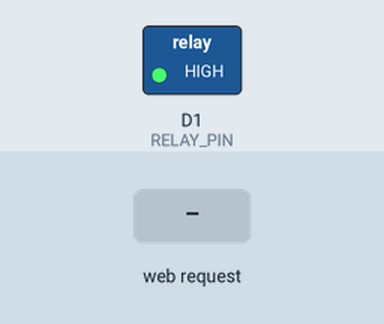
This sketch was run on a simulated ESP8266 (NodeMCU). Shown: switched loads named in the sketch (green lamp = pin HIGH). Inputs (shaded band) come from the test bench.

Above: at 1.2 s.
1.3 s: HTTP request GET /on received
At 2.2 s:
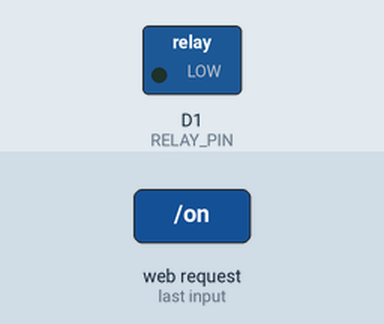
2.8 s: HTTP request GET /off received
At 3.3 s:
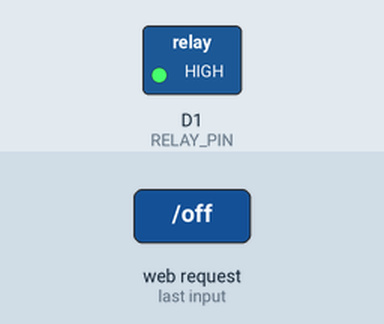
Timing chart, 0 to 5.8 s (numbered marks = the images above; inputs shaded):
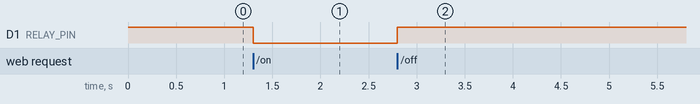

Measured:
- after the input at 1.3 s, D1 (RELAY_PIN): HIGH → LOW at once
- after the input at 2.8 s, D1 (RELAY_PIN): LOW → HIGH at once

The sketch:

Project_IoT_SmartLamp_DavidFirdaus.ino
```cpp
#include <ESP8266WiFi.h>
#include <ESP8266WebServer.h>

#define RELAY_PIN D1

const char* ssid = "DF SmartLamp";
const char* password = "12345678";

ESP8266WebServer server(80);
bool lampState = false;

void handleRoot() {
  String html = R"rawliteral(
<!DOCTYPE html>
<html lang="id">
<head>
<meta charset="UTF-8">
<meta name="viewport" content="width=device-width, initial-scale=1.0">
<title>Smart Lamp Control</title>
<style>
  :root {
    --bg-color: #eef2f5;
    --card-bg: #ffffff;
    --text-main: #333333;
    --text-sub: #888888;
    --primary-on: #ff9f43;
    --primary-off: #a4b0be;
    --shadow-light: #ffffff;
    --shadow-dark: #d1d9e6;
  }

  * { box-sizing: border-box; margin: 0; padding: 0; user-select: none; }

  body {
    font-family: 'Segoe UI', Roboto, Helvetica, Arial, sans-serif;
    background: var(--bg-color);
    height: 100vh;
    display: flex;
    align-items: center;
    justify-content: center;
    color: var(--text-main);
  }

  .container {
    width: 100%;
    max-width: 320px;
    padding: 20px;
  }

  .card {
    background: var(--card-bg);
    border-radius: 30px;
    padding: 40px 30px;
    box-shadow:
      10px 10px 20px var(--shadow-dark),
      -10px -10px 20px var(--shadow-light);
    text-align: center;
    transition: all 0.3s ease;
  }

  .header {
    margin-bottom: 30px;
  }

  h1 {
    font-size: 1.5rem;
    font-weight: 700;
    margin-bottom: 5px;
    letter-spacing: 1px;
  }

  p.subtitle {
    font-size: 0.9rem;
    color: var(--text-sub);
  }

  .lamp-icon-wrapper {
    position: relative;
    width: 120px;
    height: 120px;
    margin: 0 auto 40px;
    border-radius: 50%;
    background: var(--bg-color);
    box-shadow:
      5px 5px 10px var(--shadow-dark),
      -5px -5px 10px var(--shadow-light);
    display: flex;
    align-items: center;
    justify-content: center;
    transition: all 0.5s ease;
  }

  .card[data-state="on"] .lamp-icon-wrapper {
    box-shadow:
      inset 5px 5px 10px rgba(0,0,0,0.1),
      inset -5px -5px 10px rgba(255,255,255,0.5),
      0 0 30px rgba(255, 159, 67, 0.6);
    background: linear-gradient(145deg, #fff5e6, #ffe0b2);
  }

  .lamp-svg {
    width: 60px;
    height: 60px;
    fill: var(--primary-off);
    transition: fill 0.4s ease, filter 0.4s ease;
  }

  .card[data-state="on"] .lamp-svg {
    fill: var(--primary-on);
    filter: drop-shadow(0 0 8px var(--primary-on));
  }

  .control-panel {
    display: flex;
    flex-direction: column;
    gap: 15px;
  }

  .status-badge {
    display: inline-block;
    padding: 8px 16px;
    border-radius: 20px;
    font-size: 0.85rem;
    font-weight: 600;
    margin-bottom: 10px;
    transition: all 0.3s ease;
  }

  .card[data-state="on"] .status-badge {
    background: rgba(255, 159, 67, 0.15);
    color: #e67e22;
  }

  .card[data-state="off"] .status-badge {
    background: #f1f2f6;
    color: var(--text-sub);
  }

  .action-btn {
    background: var(--bg-color);
    border: none;
    width: 100%;
    padding: 18px;
    border-radius: 15px;
    font-size: 1rem;
    font-weight: 600;
    color: var(--text-main);
    cursor: pointer;
    box-shadow:
      6px 6px 12px var(--shadow-dark),
      -6px -6px 12px var(--shadow-light);
    transition: all 0.2s ease;
    outline: none;
    text-decoration: none;
    display: block;
  }

  .action-btn:active {
    box-shadow:
      inset 4px 4px 8px var(--shadow-dark),
      inset -4px -4px 8px var(--shadow-light);
    transform: translateY(2px);
  }

  .card[data-state="on"] .action-btn {
    color: #d35400;
  }

  .card[data-state="off"] .action-btn {
    color: #2f3542;
  }

</style>
</head>
<body>

<div class="container">
  <div class="card" id="ui-card" data-state=")rawliteral";

  if (lampState) {
    html += "on";
  } else {
    html += "off";
  }

  html += R"rawliteral(">

    <div class="header">
      <h1>DF SMART LAMP</h1>
      <p class="subtitle">Kontrol Wi-Fi</p>
    </div>

    <div class="lamp-icon-wrapper">
      <svg class="lamp-svg" viewBox="0 0 24 24" xmlns="http://www.w3.org/2000/svg">
        <path d="M12,2A7,7,0,0,0,5,9c0,2.38,1.19,4.47,3,5.74V17a1,1,0,0,0,1,1h6a1,1,0,0,0,1-1V14.74C17.81,13.47,19,11.38,19,9A7,7,0,0,0,12,2ZM14,19H10V18h4Zm0-5.55V16H10V13.45C8.25,12.53,7,10.68,7,9a5,5,0,0,1,10,0C17,10.68,15.75,12.53,14,13.45Z"/>
        <path d="M9,21a1,1,0,0,0,1,1h4a1,1,0,0,0,0-2H10A1,1,0,0,0,9,21Z"/>
      </svg>
    </div>

    <div class="status-text" style="margin-bottom:20px;">
    )rawliteral";

  if (lampState) {
    html += "<span class='status-badge'>Lampu Menyala</span>";
  } else {
    html += "<span class='status-badge'>Lampu Mati</span>";
  }

  html += R"rawliteral(
    </div>

    <div class="control-panel">
    )rawliteral";

  if (lampState) {
    html += "<a href='/off' class='action-btn' onclick='toggleLamp(event, this)'>MATIKAN</a>";
  } else {
    html += "<a href='/on' class='action-btn' onclick='toggleLamp(event, this)'>NYALAKAN</a>";
  }

  html += R"rawliteral(
    </div>
  </div>
</div>

<script>
  function toggleLamp(e, element) {
    e.preventDefault();

    var url = element.getAttribute('href');
    var card = document.getElementById('ui-card');
    var statusBadge = document.querySelector('.status-badge');
    var actionBtn = document.querySelector('.action-btn');
    var isTurningOn = (url === '/on');

    if (isTurningOn) {
      card.setAttribute('data-state', 'on');
      statusBadge.textContent = "Lampu Menyala";
      actionBtn.textContent = "MATIKAN";
      actionBtn.setAttribute('href', '/off');
    } else {
      card.setAttribute('data-state', 'off');
      statusBadge.textContent = "Lampu Mati";
      actionBtn.textContent = "NYALAKAN";
      actionBtn.setAttribute('href', '/on');
    }

    fetch(url).then(response => {
      if(!response.ok) {
        console.error("Gagal menghubungi perangkat");
      }
    }).catch(error => {
      console.error("Error:", error);
    });
  }
</script>

</body>
</html>
)rawliteral";

  server.send(200, "text/html", html);
}

void handleOn() {
  lampState = true;
  digitalWrite(RELAY_PIN, LOW);
  server.sendHeader("Location", "/");
  server.send(303);
}

void handleOff() {
  lampState = false;
  digitalWrite(RELAY_PIN, HIGH);
  server.sendHeader("Location", "/");
  server.send(303);
}

void setup() {
  pinMode(RELAY_PIN, OUTPUT);
  digitalWrite(RELAY_PIN, HIGH);

  WiFi.softAP(ssid, password);

  server.on("/", handleRoot);
  server.on("/on", handleOn);
  server.on("/off", handleOff);

  server.begin();
}

void loop() {
  server.handleClient();
}
```
